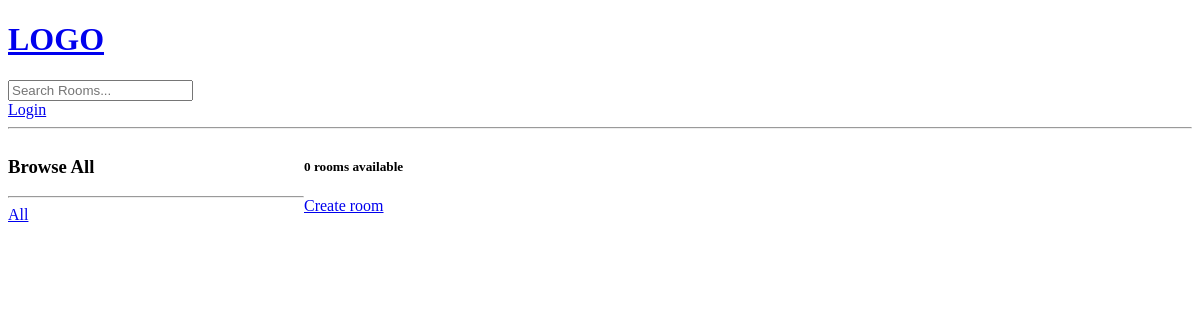
/, run on an earlier commit of the app's database.
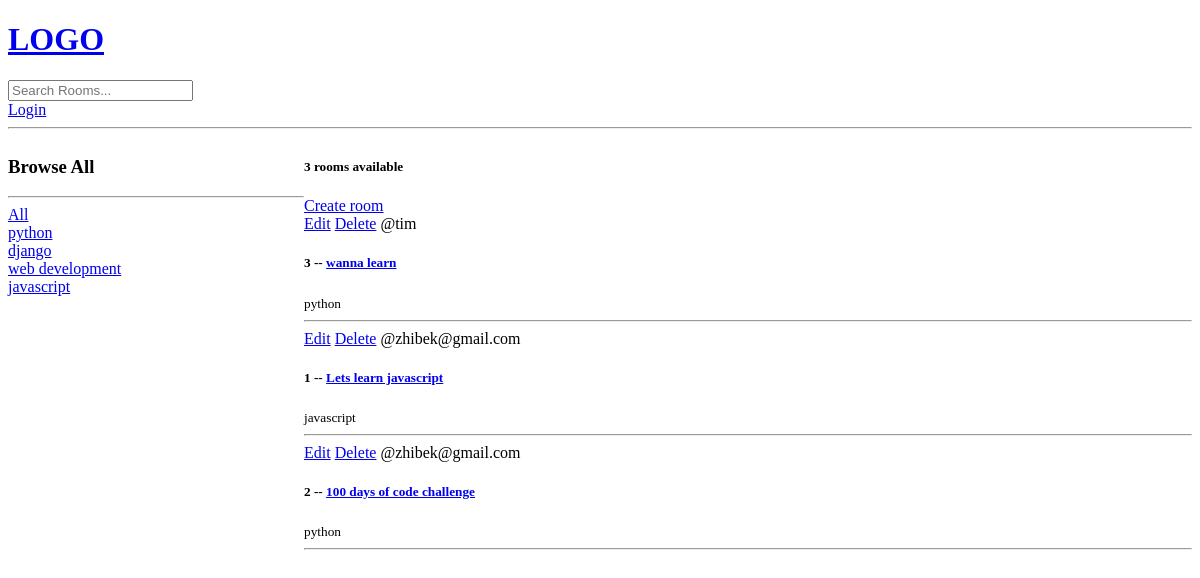
And on a later commit of the database.
### base/models.py (models this page shows, shortened)
class Topic(models.Model):
    name = models.CharField(max_length=200)

class Room(models.Model):
    host = models.ForeignKey(User, on_delete=models.SET_NULL, null=True)
    topic = models.ForeignKey(Topic, on_delete=models.SET_NULL, null=True)
    name = models.CharField(max_length=200)
    description = models.TextField(null=True, blank=True)
    updated = models.DateTimeField(auto_now=True)
    created = models.DateTimeField(auto_now_add=True)
    class Meta:
        ordering = ['-updated', '-created']

### base/views.py (the view)
# urls.py: path('', views.home, name="home"),
def home(request):
    q = request.GET.get('q') if request.GET.get('q') != None else ''
    rooms = Room.objects.filter(
        Q(topic__name__icontains=q) |
        Q(name__icontains=q) |
        Q(description__icontains=q)
        )
    topics = Topic.objects.all()
    room_count = rooms.count()
    context = {'rooms': rooms, 'topics': topics, 'room_count': room_count}
    return render(request, 'base/home.html', context)

### base/templates/base/home.html (shortened to what this page needs)
{% extends 'main.html' %}
{% block content %}
<div class="home-container">
    <div>
        <h3>Browse All</h3>
        <hr>
        <div>
            <a href="{% url 'home' %}">All</a>
        </div>
        {% for topic in topics %}
            <div>
                <a href="{% url 'home' %}?q={{topic.name}}">{{topic.name}}</a>
            </div>
        {% endfor %}
    </div>
    <div>
        <h5>{{room_count}} rooms available</h5>
        <a href="{% url 'create-room' %}">Create room</a>
    <div>
        {% for room in rooms %}
            <div>
                <a href="{% url 'update-room' room.id %}">Edit</a>
                <a href="{% url 'delete-room' room.id %}">Delete</a>
                <span>@{{room.host.username}}</span>
                <h5>{{room.id}} -- <a href="{% url 'room' room.id %}">{{room.name}}</a></h5>
                <small>{{room.topic.name}}</small>
                <hr>
            </div>
        {% endfor %}
    </div>
    </div>
</div>
{% endblock %}

### templates/main.html (shortened to what this page needs)
<!DOCTYPE html>
<html lang="en">
<head>
</head>
<body>
    {% include 'navbar.html' %}
    {% block content %}
    {% endblock %}
</body>
</html>

### templates/navbar.html
<a href="/">
    <h1>LOGO</h1>
</a>
<form method="GET" action="{% url 'home' %}">
    <input type="text" name="q" placeholder="Search Rooms..."/>
</form>
<a href="{% url 'login' %}">Login</a>
<hr>

### base/templates/base/home.html (style rules this page uses)
.home-container { display: grid; grid-template-columns: 1fr 3fr; }

What changed in the data, as far as the page shows it:
added Topic: name "python"
added Topic: name "django"
added Topic: name "web development"
added Topic: name "javascript"
added Room: host.username "tim", id "3", name "wanna learn", topic.name "python"
added Room: host.username "zhibek@gmail.com", id "1", name "Lets learn javascript", topic.name "javascript"
added Room: host.username "zhibek@gmail.com", id "2", name "100 days of code challenge", topic.name "python"
Also different on the page:
{{ room_count }}: "0" → "3"
